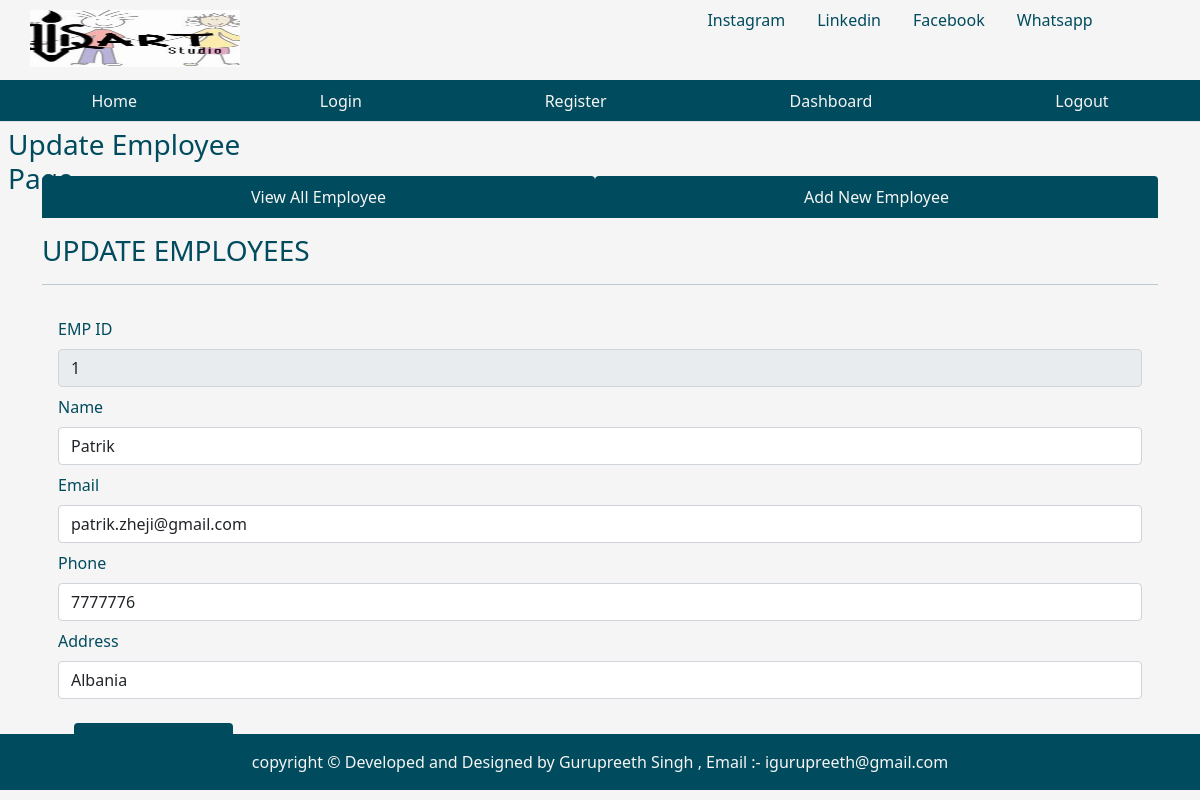
Screenshot of /fetchone/1 with the database file from the repository.
### tables this page shows
CREATE TABLE emp (
    empid INTEGER PRIMARY KEY AUTOINCREMENT,
    name TEXT NOT NULL,
    email TEXT,
    phone INTEGER,
    address TEXT,
    joining_date TIMESTAMP DEFAULT CURRENT_TIMESTAMP,
    total_projects INTEGER DEFAULT 1,
    total_test_case INTEGER DEFAULT 1,
    total_defects_found INTEGER DEFAULT 1,
    total_defects_pending INTEGER DEFAULT 1
);

### app.py (the view)
@app.route('/fetchone/<int:empid>')
def fetchone(empid):
    user = get_current_user()
    db = get_database()
    emp_cur = db.execute('SELECT * FROM emp WHERE empid = ?', [empid])
    single_emp = emp_cur.fetchone()
    return render_template('updateemployee.html', user=user, single_emp=single_emp)

### app.py (called while the page is built)
@app.teardown_appcontext
def close_database(eror):
    if hasattr(g, 'crudapplication_db'):
        g.crudapplication_db.close()

def get_current_user():
    user = None
    if 'user' in session:
        user = session['user']
        db = get_database()
        user_cur = db.execute('SELECT * FROM users WHERE name = ?', [user])
        user = user_cur.fetchone()
    return user

### database.py (called while the page is built)
def connect_to_database():
    sql = sqlite3.connect('/Users/patrikzheji/Desktop/Final-Project-Website-Qendra/Final_project_Holberton/crudapplication.db')
    sql.row_factory = sqlite3.Row
    return sql

def get_database():
    if not hasattr(g, 'crudapplication_db'):
        g.crudapplication_db = connect_to_database()
    return g.crudapplication_db

### templates/updateemployee.html (shortened to what this page needs)
{% from "showlinks.html" import show_links, showsocialmedialinks %}
<!DOCTYPE html>
<html lang="en">
<head>
    <link href="https://cdn.jsdelivr.net/npm/bootstrap@5.1.3/dist/css/bootstrap.min.css" rel="stylesheet">
    <link rel="stylesheet" href="{{ url_for('static', filename='dashboard.css')}}" type = "text/css">
</head>
<body>
      <div class="parent">
        <div class="child child1">
          <img src="static/qartstudiologo.png" alt="Logo">
        </div>
        <div class="child child2">
          {{ showsocialmedialinks() }}
        </div>
        <div class="child child3">
          {{ show_links() }}
      </div>
        <div class="child child4">
            <h3 class="m-2">Update Employee Page</h3>
        </div>
        <div class="child child5" style="color:rgb(0, 75, 93);">
        </div>
        <div class="child child6left">
        </div>
        <div class="child child6 container" style="color:rgb(0, 75, 93);">
            <ul class="nav nav-tabs nav-fill mb-3">
                <li class="nav-item">
                  <a class="nav-link" style=" background-color:rgb(0, 75, 93); color:whitesmoke;"  href="dashboard.html">View All Employee</a>
                </li>
                <li class="nav-item">
                  <a class="nav-link" style=" background-color:rgb(0, 75, 93); color:whitesmoke;" href="addnewemployee.html">Add New Employee</a>
                </li>
              </ul>
              <div class="table-responsive-lg caption-top">
                <caption><h3>UPDATE EMPLOYEES</h3></caption>
                 <hr>
                 {% if single_emp %}
                <form class="p-3" action="/updateemployee" method="POST">
                    <div class="mb-2">
                    <label for="empid" class="form-label">EMP ID</label>
                    <input type="text" class="form-control" id="empid" value = "{{single_emp['empid']}}" name="empid" readonly>
                    </div>
                    <div class="mb-2">
                      <label for="name" class="form-label">Name</label>
                      <input type="text" class="form-control" id="name" value = "{{single_emp['name']}}" name="name">
                    </div>
                    <div class="mb-2">
                      <label for="email" class="form-label">Email</label>
                      <input type="text" class="form-control" id="email" value = "{{single_emp['email']}}" name="email">
                    </div>
                    <div class="mb-2">
                        <label for="name" class="form-label">Phone</label>
                        <input type="text" class="form-control" id="phone" value = "{{single_emp['phone']}}" name="phone">
                      </div>
                      <div class="mb-2">
                        <label for="email" class="form-label">Address</label>
                        <input type="text" class="form-control" id="phone" value = "{{single_emp['address']}}" name="address">
                      </div>
                 {% endif %}
            <button type="submit" class="btn text-light m-3" style="background-color:rgb(0, 75, 93);">Update Employee</button>
                  </form>
              </div>
        </div>
        <div class="child child6right">
        </div>
        <div class="child child7 fixed-bottom" style="background-color:rgb(0, 75, 93); color:whitesmoke;">
            <p class="p-3 text-center">copyright &copy; Developed and Designed by Gurupreeth Singh , Email :- igurupreeth@gmail.com</p>
        </div>
      </div>
</body>
</html>

### static/dashboard.css (style rules this page uses)
html, body { height: 100%; background-color:whitesmoke; color:rgb(0, 75, 93); }
.parent { height: 100%; display: grid; grid-template-columns: repeat(4, 1fr); grid-template-rows: 10% 5% 7% auto 7%; }
.child { margin-bottom: 10px; }
.child1 { grid-column: 1/2; grid-row: 1/2; }
.child2 { grid-column: 3/-1; grid-row: 1/2; }
.child3 { grid-column: 1/-1; grid-row: 2/3; }
.child4 { grid-column: 1/2; grid-row: 3/4; }
.child5 { grid-column: 4/5; grid-row: 3/4; text-align: center; }
.child6 { grid-column: 1/-1; grid-row: 4/5; }
.child7 { grid-column: 1/-1; grid-row: 5/6; }
.child.child1 img { width: 210px; height: 100px; margin-left: 30px; padding-top: 10px; padding-bottom: 33px; }
.child.child7 p { display: flex; justify-content: center; align-items: center; height: 100%; margin: 0; }

### rows the page displays
emp: empid "1", name "Patrik", email "patrik.zheji@gmail.com", phone "7777776", address "Albania"
